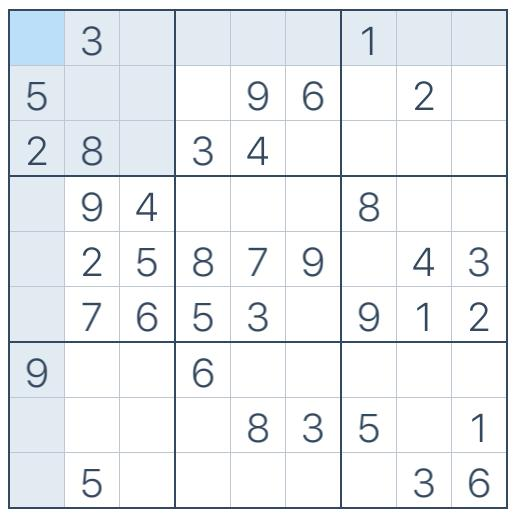
#> input picture images/sudoku_example.jpg, 515 x 520 px
$ python -i img_loader.py   (imports and definitions only)
#> lines starting #> are read from the running program, lines starting #| are printed output that depends on the picture
import itertools
import random
import cv2 as cv
import os
import numpy as np


class Identify:
    def __init__(self, file_name, auto_load=True):
        self.image_name = file_name
        self.loaded_image = None
        if auto_load:
            self.load_image()
#> in load_image, self.loaded_image is the input picture: shape (520, 515, 3); mean B, G, R 241.7, 238.9, 235.7
            self.crop_image()
            # self.add_red_lines()

    def load_image(self):
        main_script_dir = os.path.abspath(__file__ + '/../..')
        rel_path = 'images/' + self.image_name
        image_path = os.path.join(main_script_dir, rel_path)
        self.loaded_image = cv.imread(image_path)
        return self.loaded_image

    def gen_lines_rho(self, axis=None):
        gray = cv.cvtColor(self.loaded_image, cv.COLOR_BGR2GRAY)
        edges = cv.Canny(gray, 50, 150, apertureSize=3)
        lines = cv.HoughLines(edges, 1, np.pi / 2, 100)
        if axis == 0:
            # horizontal lines
            rho = [line[0][0] for line in lines if line[0][1] != 0]
        elif axis == 1:
            # vertical lines
            rho = [line[0][0] for line in lines if line[0][1] == 0]
        else:
            rho = [line[0][0] for line in lines]
        return rho

    def get_clean_x_rho(self):
        rho_list = self.gen_lines_rho(axis=1)
#> in gen_lines_rho, `edges = cv.Canny(gray, 50, 150, apertureSize=3)`:
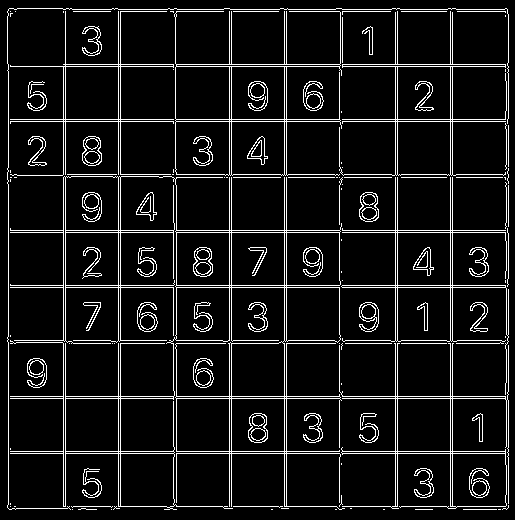
#> edges: shape (520, 515); 8.6% white in thin lines or dots
#> in gen_lines_rho, `lines = cv.HoughLines(edges, 1, np.pi / 2, 100)`: lines = 36 rows, first 8: [65, 0], [118, 0], [66, 1.57], [119, 1.57], [121, 1.57], [120, 0], [229, 0], [231, 0]
#> in gen_lines_rho, `rho = [line[0][0] for line in lines if line[0][1] == 0]`: rho = [65, 118, 120, 229, 231, 284, 286, 397, 450, 395, 452, 63, 508, 8, 339, 176, 173]
        rho_list.sort()
        rho_diffs = []
        for i in range(len(rho_list) - 1):
            if rho_list[i + 1] - rho_list[i] <= 5:
                rho_list[i] = rho_list[i + 1]
        return list(set(rho_list))

    def get_clean_y_rho(self):
        rho_list = self.gen_lines_rho(axis=0)
        rho_list.sort()
        for i in range(len(rho_list) - 1):
            if rho_list[i + 1] - rho_list[i] <= 5:
                rho_list[i] = rho_list[i + 1]
        return list(set(rho_list))

    # [11 lines left out: function get_symmetric_rho, not called in this run]

    def crop_image(self):
        clean_x = self.get_clean_x_rho()
#> in get_clean_x_rho, `rho_list = self.gen_lines_rho(axis=1)`: rho_list has the same summary as rho in gen_lines_rho
#> the loop in get_clean_x_rho, `for i in range(len(rho_list) - 1):` made 16 passes
#> after the loop in get_clean_x_rho, `for i in range(len(rho_list) - 1):`: rho_list = [8, 65, 65, 120, 120, 176, 176, 231, 231, 286, 286, 339, 397, 397, 452, 452, 508]
        clean_y = self.get_clean_y_rho()
        if len(clean_y) + len(clean_x) >= 20:
            start_h = int(min(clean_y))
            end_h = int(max(clean_y))
            start_l = int(min(clean_x))
            end_l = int(max(clean_x))
            self.loaded_image = self.loaded_image[start_h:end_h, start_l:end_l]
            return None

    # [41 lines left out: functions add_red_lines, get_number, preview, not called in this run]


# [9 lines not run here, left out]

>>> result = Identify('../images/sudoku_example.jpg').gen_lines_rho()
#> in crop_image, `clean_x = self.get_clean_x_rho()`: clean_x = [65, 452, 231, 8, 397, 176, 339, 120, 508, 286]
#> in get_clean_y_rho, `rho_list = self.gen_lines_rho(axis=0)`: rho_list = [66, 119, 121, 230, 232, 285, 396, 398, 451, 453, 287, 64, 340, 506, 174, 343, 9, 11, 177]
#> the loop in get_clean_y_rho, `for i in range(len(rho_list) - 1):` made 18 passes
#> after the loop in get_clean_y_rho, `for i in range(len(rho_list) - 1):`: rho_list = [11, 11, 66, 66, 121, 121, 177, 177, 232, 232, 287, 287, 343, 343, 398, 398, 453, 453, 506]
#> in crop_image, `clean_y = self.get_clean_y_rho()`: clean_y = [66, 453, 232, 11, 398, 177, 343, 121, 506, 287]
#> in crop_image, `start_h = int(min(clean_y))`: start_h = 11
#> in crop_image, `end_h = int(max(clean_y))`: end_h = 506
#> in crop_image, `start_l = int(min(clean_x))`: start_l = 8
#> in crop_image, `end_l = int(max(clean_x))`: end_l = 508
#> in crop_image, `self.loaded_image = self.loaded_image[start_h:end_h, start_l:end_l]`:
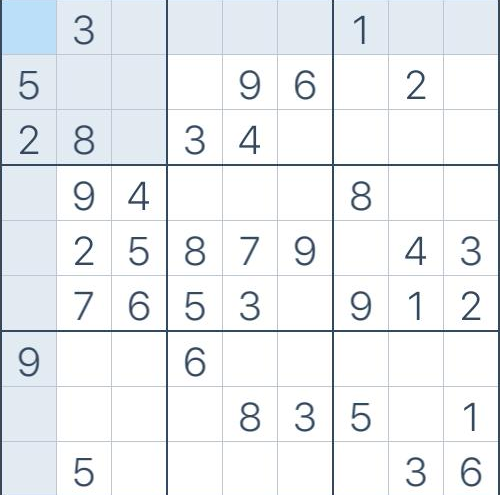
#> self.loaded_image: shape (495, 500, 3); mean B, G, R 242, 239.1, 235.8
#> in gen_lines_rho (call 3), `edges = cv.Canny(gray, 50, 150, apertureSize=3)`:
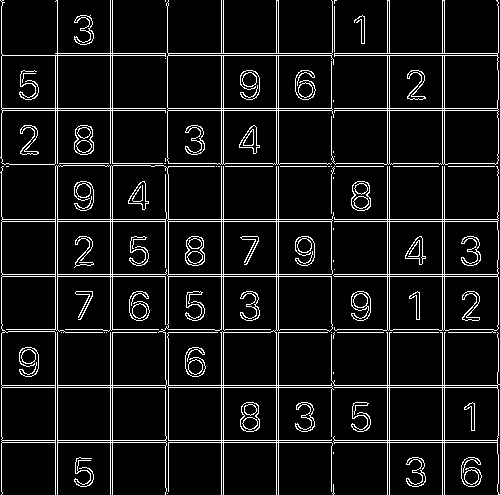
#> edges: shape (495, 500); 8.6% white in thin lines or dots
#> in gen_lines_rho (call 3), `lines = cv.HoughLines(edges, 1, np.pi / 2, 100)`: lines = 27 rows, first 8: [55, 1.57], [108, 1.57], [110, 1.57], [57, 0], [112, 0], [219, 1.57], [221, 1.57], [274, 1.57]
#> in gen_lines_rho (call 3), `rho = [line[0][0] for line in lines]`: rho = 27 values, max 498 at index 23, min 1 at index 17, mean 245.4
#> result has the same summary as rho in gen_lines_rho
